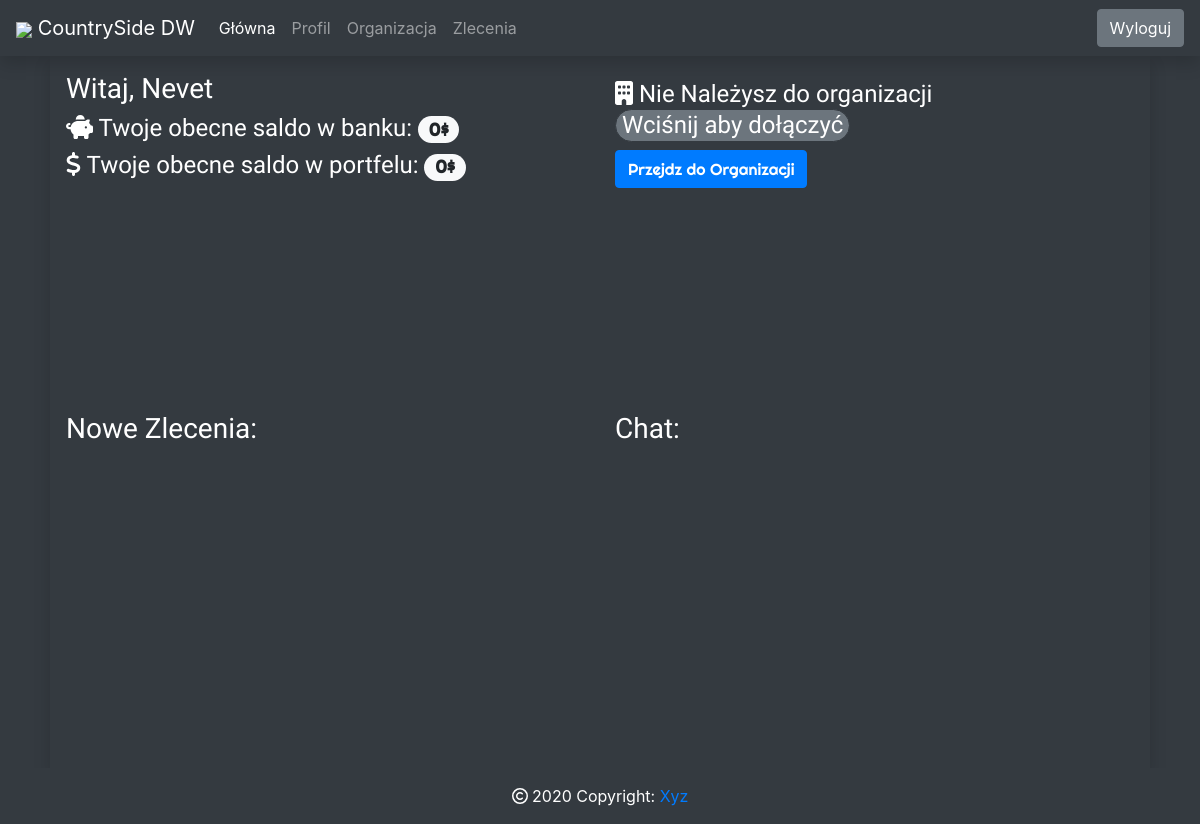
The app's page /status/ (signed in), older data.
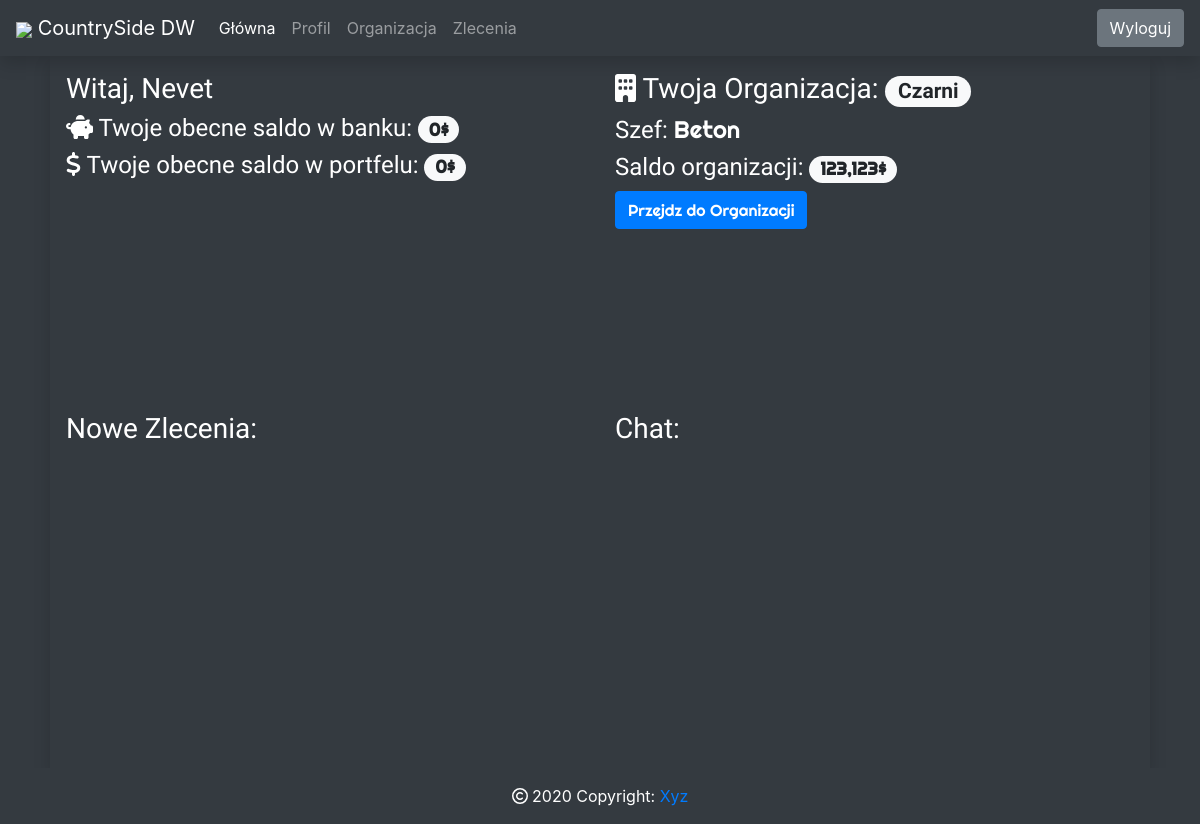
The same page, newer data.
### main/models.py (models this page shows)
class Players(models.Model):
    nickname = models.OneToOneField(User, on_delete=models.CASCADE)
    money_bank = models.IntegerField(default=0)
    money_portfel = models.IntegerField(default=0)
    organization_status = models.BooleanField(default=False)
    organization = models.ForeignKey('Organizations', on_delete=models.CASCADE, blank=True, null=True)
    created = models.DateField(auto_now=False, auto_now_add=True)
    def __str__(self):
        return str(self.nickname)

class Organizations(models.Model):
    boss = models.OneToOneField(Players, on_delete=models.CASCADE, blank=True, null=True)
    organization_name = models.CharField(max_length=50, unique=True)
    money = models.IntegerField()
    activated = models.BooleanField(default=False)
    created = models.DateField(auto_now=False, auto_now_add=True)
    def __str__(self):
        return str(self.organization_name)

### main/views.py (the view)
# urls.py: path('status/', status, name="status"),
def status(request):
    try:
        player = Players(nickname = request.user , money = 0)
        player.save()
    except:
        pass
    try:
        player = Players.objects.get(nickname=request.user)
    except:
        player = None
    template = 'status.html'
    context = {"player":player,}
    return render(request, template, context)

### templates/status.html (shortened to what this page needs)
{% extends 'extends/base_logged.html' %}
{% block content %}
{% load static %}
{% load humanize %}
<div class="container-fluid bg-dark w-100 content">
    <div class="row" style="min-height:100%;">
        <div class="col-sm-11 mx-auto shadow p-3">
            <div class="row" style="min-height:100%;">
            <div class="col-sm-6 ">
                <div class="col-content">
                    <h3>Witaj, {{ player.nickname|capfirst }}</h3>
                    <h4> <i class="fas fa-piggy-bank"></i> Twoje obecne saldo w banku: <span class="badge badge-pill badge-light righteous">{{ player.money_bank|intcomma }}$</span> </h4>
                    <h4> <i class="fas fa-dollar-sign"></i> Twoje obecne saldo w portfelu: <span class="badge badge-pill badge-light righteous">{{ player.money_portfel|intcomma }}$</span> </h4>
                </div>
            </div>
            <div class="col-sm-6 ">
                <div class="col-content">
                    <h3>
                        {% if player.organization_status == True %}
                        <i class="fas fa-building"></i>
                         Twoja Organizacja:
                            <span class="badge badge-pill badge-light">
                                {{ player.organization|capfirst }}
                            </span>
                        <h4> Szef: <span class="righteous">{{ player.organization.boss|capfirst }}</span> </h4>
                        <h4>Saldo organizacji: <span class="badge badge-pill badge-light righteous">{{ player.organization.money|intcomma }}$</span> </h4>
                        {% else %}
                        <h4>
                        <i class="fas fa-building"></i>
                         Nie Należysz do organizacji<br />
                        <button href="#" class="bnt btn-secondary rounded-pill border border-dark"> Wciśnij aby dołączyć </button>
                        </h4>
                        {% endif %}
                        <h4 class="text-left righteous"> <a href="#" class="btn btn-primary"> Przejdz do Organizacji </a> </h4>
                    </h3>
                </div>
            </div>
            <div class="col-sm-6 ">
                <div class="col-content">
                    <h3> Nowe Zlecenia: </h3>
                </div>
            </div>
            <div class="col-sm-6 ">
                <div class="col-content">
                <h3> Chat: </h3>
                </div>
            </div>
            </div>
        </div>
    </div>
</div>
<footer class="page-footer font-small bg-dark text-white" style="width:100vw;">
    <div class="footer-copyright text-center py-3"><i class="far fa-copyright"></i> 2020 Copyright: <a href="/status/"> Xyz </a>
    </div>
</footer>
{% endblock content %}

### templates/extends/base_logged.html (shortened to what this page needs)
<html lang="pl">
<head>
{% load static %}
<link rel="stylesheet" href="https://stackpath.bootstrapcdn.com/bootstrap/4.3.1/css/bootstrap.min.css">
  <link href='{% static "css/fontawesome.css" %}' rel="stylesheet">
  <link href='{% static "css/brands.css" %}' rel="stylesheet">
  <link href='{% static "css/solid.css" %}' rel="stylesheet">
<link rel="stylesheet" href="{% static 'css/style.css' %}" type="text/css">
</head>
<body class="{% if user.is_authenticated %}logged{% else %}main{% endif %} h-100" >
{% if user.is_authenticated %}
{% include 'includes/navbar.html' %}
{% block content %}
{% endblock content %}
{% else %}
<div class="col-sm-12" style="color:white; padding:5% 15%;">
<h3>Nie jesteś zalogowany</h3><br />
<h3>Wróć na strone Logowania, aby się zalogować</h3>
<a href="{% url 'index' %}" class="btn btn-secondary">Strona Logowania</a>
</div>
{% endif %}
</body>
</html>

### templates/includes/favico.html (shortened to what this page needs)
{% load static %}

### templates/includes/navbar.html (shortened to what this page needs)
{% load static %}
<nav class="navbar navbar-expand-lg navbar-dark bg-dark shadow">
  <a class="navbar-brand" href="{% url 'status' %}"> <img src="{% static 'favicon/favicon32.png' %}" /> CountrySide DW</a>
  <div class="collapse navbar-collapse" id="navbarColor02">
    <ul class="navbar-nav mr-auto">
      <li class="nav-item active">
        <a class="nav-link" href="{% url 'status' %}">Główna</a>
      </li>
      <li class="nav-item">
        <a class="nav-link" href="#">Profil</a>
      </li>
      <li class="nav-item">
        <a class="nav-link" href="{% url 'organization' %}">Organizacja</a>
      </li>
      <li class="nav-item">
        <a class="nav-link" href="#">Zlecenia</a>
      </li>
    </ul>
      <a href="{% url 'logout_view' %}" class="btn btn-secondary my-2 my-sm-0" style="color:white;">Wyloguj</a>
  </div>
</nav>

### static/static_files/css/style.css (style rules this page uses)
.row { overflow-x: hidden; }
.righteous { font-family: 'Righteous', cursive; }
.content { font-family: 'Poiret One', cursive; color:white; }
.col-content { height:auto; min-height: 100%; }
.shadow { box-shadow: 0 4px 8px 0 rgba(0, 0, 0, 0.2), 0 6px 20px 0 rgba(0, 0, 0, 0.19); }
@media (min-width:1000px) { body.logged { overflow:hidden; } }
@media (min-width:1000px) { .content { color:white; height:89%; } }
@media (min-width:1000px) { .col-content { font-family: 'Poiret One', cursive; box-sizing: border-box; overflow: hidden; position: absolute; display: block; min-height: 50%; width: 100%; } }

Row changes from the older to the newer data that the page shows:
changed Players "Nevet": organization_status False → True (drawn); organization (not shown) → "Czarni"; organization.boss (not shown) → "Beton"; organization.money (not shown) → "123,123"
Text that changed along with them:
text no longer shown: "Nie Należysz do organizacji Wciśnij aby dołączyć"
text now shown: "Twoja Organizacja: Szef: Saldo organizacji: $"
